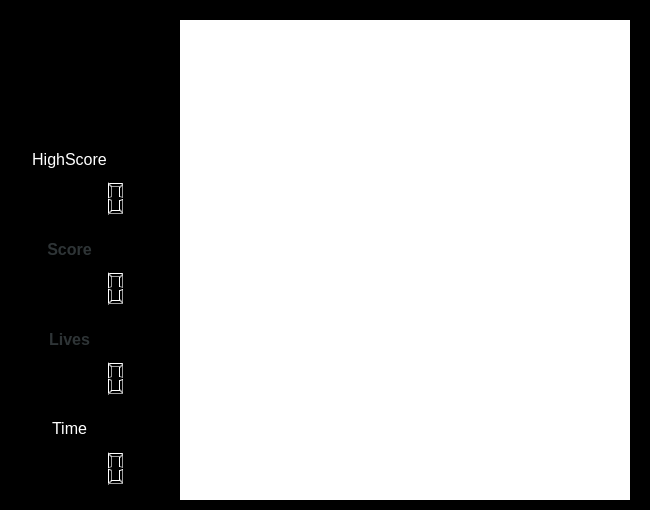
<?xml version="1.0" encoding="UTF-8"?>
<ui version="4.0">
 <class>Pacmanwindow</class>
 <widget class="QDialog" name="Pacmanwindow">
  <property name="geometry">
   <rect>
    <x>0</x>
    <y>0</y>
    <width>650</width>
    <height>510</height>
   </rect>
  </property>
  <property name="minimumSize">
   <size>
    <width>650</width>
    <height>510</height>
   </size>
  </property>
  <property name="maximumSize">
   <size>
    <width>650</width>
    <height>510</height>
   </size>
  </property>
  <property name="palette">
   <palette>
    <active>
     <colorrole role="Base">
      <brush brushstyle="SolidPattern">
       <color alpha="255">
        <red>255</red>
        <green>255</green>
        <blue>255</blue>
       </color>
      </brush>
     </colorrole>
     <colorrole role="Window">
      <brush brushstyle="SolidPattern">
       <color alpha="255">
        <red>0</red>
        <green>0</green>
        <blue>0</blue>
       </color>
      </brush>
     </colorrole>
    </active>
    <inactive>
     <colorrole role="Base">
      <brush brushstyle="SolidPattern">
       <color alpha="255">
        <red>255</red>
        <green>255</green>
        <blue>255</blue>
       </color>
      </brush>
     </colorrole>
     <colorrole role="Window">
      <brush brushstyle="SolidPattern">
       <color alpha="255">
        <red>0</red>
        <green>0</green>
        <blue>0</blue>
       </color>
      </brush>
     </colorrole>
    </inactive>
    <disabled>
     <colorrole role="Base">
      <brush brushstyle="SolidPattern">
       <color alpha="255">
        <red>0</red>
        <green>0</green>
        <blue>0</blue>
       </color>
      </brush>
     </colorrole>
     <colorrole role="Window">
      <brush brushstyle="SolidPattern">
       <color alpha="255">
        <red>0</red>
        <green>0</green>
        <blue>0</blue>
       </color>
      </brush>
     </colorrole>
    </disabled>
   </palette>
  </property>
  <property name="windowTitle">
   <string notr="true"/>
  </property>
  <property name="autoFillBackground">
   <bool>true</bool>
  </property>
  <property name="sizeGripEnabled">
   <bool>false</bool>
  </property>
  <property name="modal">
   <bool>false</bool>
  </property>
  <widget class="QGraphicsView" name="graphicsView">
   <property name="geometry">
    <rect>
     <x>180</x>
     <y>20</y>
     <width>450</width>
     <height>480</height>
    </rect>
   </property>
   <property name="minimumSize">
    <size>
     <width>450</width>
     <height>480</height>
    </size>
   </property>
   <property name="maximumSize">
    <size>
     <width>640</width>
     <height>480</height>
    </size>
   </property>
   <property name="frameShape">
    <enum>QFrame::NoFrame</enum>
   </property>
   <property name="frameShadow">
    <enum>QFrame::Plain</enum>
   </property>
   <property name="verticalScrollBarPolicy">
    <enum>Qt::ScrollBarAlwaysOff</enum>
   </property>
   <property name="horizontalScrollBarPolicy">
    <enum>Qt::ScrollBarAlwaysOff</enum>
   </property>
   <property name="backgroundBrush">
    <brush brushstyle="SolidPattern">
     <color alpha="255">
      <red>0</red>
      <green>0</green>
      <blue>0</blue>
     </color>
    </brush>
   </property>
  </widget>
  <widget class="QLabel" name="label_8">
   <property name="geometry">
    <rect>
     <x>0</x>
     <y>410</y>
     <width>139</width>
     <height>37</height>
    </rect>
   </property>
   <property name="palette">
    <palette>
     <active>
      <colorrole role="WindowText">
       <brush brushstyle="SolidPattern">
        <color alpha="255">
         <red>255</red>
         <green>255</green>
         <blue>255</blue>
        </color>
       </brush>
      </colorrole>
     </active>
     <inactive>
      <colorrole role="WindowText">
       <brush brushstyle="SolidPattern">
        <color alpha="255">
         <red>255</red>
         <green>255</green>
         <blue>255</blue>
        </color>
       </brush>
      </colorrole>
     </inactive>
     <disabled>
      <colorrole role="WindowText">
       <brush brushstyle="SolidPattern">
        <color alpha="255">
         <red>127</red>
         <green>127</green>
         <blue>127</blue>
        </color>
       </brush>
      </colorrole>
     </disabled>
    </palette>
   </property>
   <property name="font">
    <font>
     <pointsize>14</pointsize>
     <weight>75</weight>
     <bold>true</bold>
    </font>
   </property>
   <property name="text">
    <string>&lt;html&gt;&lt;head/&gt;&lt;body&gt;&lt;p align=&quot;center&quot;&gt;&lt;span style=&quot; font-size:12pt; font-weight:400;&quot;&gt;Time&lt;/span&gt;&lt;/p&gt;&lt;/body&gt;&lt;/html&gt;</string>
   </property>
   <property name="alignment">
    <set>Qt::AlignCenter</set>
   </property>
  </widget>
  <widget class="QLCDNumber" name="livesLcdNumber_2">
   <property name="geometry">
    <rect>
     <x>10</x>
     <y>360</y>
     <width>139</width>
     <height>36</height>
    </rect>
   </property>
   <property name="frameShape">
    <enum>QFrame::NoFrame</enum>
   </property>
   <property name="segmentStyle">
    <enum>QLCDNumber::Outline</enum>
   </property>
  </widget>
  <widget class="QLabel" name="label_7">
   <property name="geometry">
    <rect>
     <x>0</x>
     <y>300</y>
     <width>139</width>
     <height>79</height>
    </rect>
   </property>
   <property name="palette">
    <palette>
     <active>
      <colorrole role="WindowText">
       <brush brushstyle="SolidPattern">
        <color alpha="255">
         <red>255</red>
         <green>255</green>
         <blue>255</blue>
        </color>
       </brush>
      </colorrole>
     </active>
     <inactive>
      <colorrole role="WindowText">
       <brush brushstyle="SolidPattern">
        <color alpha="255">
         <red>255</red>
         <green>255</green>
         <blue>255</blue>
        </color>
       </brush>
      </colorrole>
     </inactive>
     <disabled>
      <colorrole role="WindowText">
       <brush brushstyle="SolidPattern">
        <color alpha="255">
         <red>127</red>
         <green>127</green>
         <blue>127</blue>
        </color>
       </brush>
      </colorrole>
     </disabled>
    </palette>
   </property>
   <property name="font">
    <font>
     <pointsize>14</pointsize>
     <weight>75</weight>
     <bold>true</bold>
    </font>
   </property>
   <property name="toolTip">
    <string>&lt;!DOCTYPE HTML PUBLIC &quot;-//W3C//DTD HTML 4.0//EN&quot; &quot;http://www.w3.org/TR/REC-html40/strict.dtd&quot;&gt;
&lt;html&gt;&lt;head&gt;&lt;meta name=&quot;qrichtext&quot; content=&quot;1&quot; /&gt;&lt;style type=&quot;text/css&quot;&gt;
p, li { white-space: pre-wrap; }
&lt;/style&gt;&lt;/head&gt;&lt;body style=&quot; font-family:'Ubuntu'; font-size:14pt; font-weight:600; font-style:normal;&quot;&gt;
&lt;p style=&quot;-qt-paragraph-type:empty; margin-top:0px; margin-bottom:0px; margin-left:0px; margin-right:0px; -qt-block-indent:0; text-indent:0px;&quot;&gt;&lt;br /&gt;&lt;/p&gt;&lt;/body&gt;&lt;/html&gt;</string>
   </property>
   <property name="text">
    <string>&lt;html&gt;&lt;head/&gt;&lt;body&gt;&lt;p align=&quot;center&quot;&gt;&lt;span style=&quot; font-size:12pt; color:#2e3436;&quot;&gt;Lives&lt;/span&gt;&lt;/p&gt;&lt;/body&gt;&lt;/html&gt;</string>
   </property>
   <property name="alignment">
    <set>Qt::AlignCenter</set>
   </property>
  </widget>
  <widget class="QLCDNumber" name="scoreLcdNumber_2">
   <property name="geometry">
    <rect>
     <x>10</x>
     <y>270</y>
     <width>139</width>
     <height>36</height>
    </rect>
   </property>
   <property name="frameShape">
    <enum>QFrame::NoFrame</enum>
   </property>
   <property name="smallDecimalPoint">
    <bool>false</bool>
   </property>
   <property name="digitCount">
    <number>5</number>
   </property>
   <property name="segmentStyle">
    <enum>QLCDNumber::Outline</enum>
   </property>
  </widget>
  <widget class="QLabel" name="scoreLabel">
   <property name="geometry">
    <rect>
     <x>0</x>
     <y>210</y>
     <width>139</width>
     <height>79</height>
    </rect>
   </property>
   <property name="palette">
    <palette>
     <active>
      <colorrole role="WindowText">
       <brush brushstyle="SolidPattern">
        <color alpha="255">
         <red>255</red>
         <green>255</green>
         <blue>255</blue>
        </color>
       </brush>
      </colorrole>
     </active>
     <inactive>
      <colorrole role="WindowText">
       <brush brushstyle="SolidPattern">
        <color alpha="255">
         <red>255</red>
         <green>255</green>
         <blue>255</blue>
        </color>
       </brush>
      </colorrole>
     </inactive>
     <disabled>
      <colorrole role="WindowText">
       <brush brushstyle="SolidPattern">
        <color alpha="255">
         <red>127</red>
         <green>127</green>
         <blue>127</blue>
        </color>
       </brush>
      </colorrole>
     </disabled>
    </palette>
   </property>
   <property name="font">
    <font>
     <pointsize>14</pointsize>
     <weight>75</weight>
     <bold>true</bold>
    </font>
   </property>
   <property name="toolTip">
    <string>&lt;html&gt;&lt;head/&gt;&lt;body&gt;&lt;p&gt;shamisa&lt;/p&gt;&lt;/body&gt;&lt;/html&gt;</string>
   </property>
   <property name="lineWidth">
    <number>0</number>
   </property>
   <property name="text">
    <string>&lt;html&gt;&lt;head/&gt;&lt;body&gt;&lt;p align=&quot;center&quot;&gt;&lt;span style=&quot; font-size:12pt; color:#2e3436;&quot;&gt;Score&lt;/span&gt;&lt;/p&gt;&lt;/body&gt;&lt;/html&gt;</string>
   </property>
   <property name="alignment">
    <set>Qt::AlignCenter</set>
   </property>
  </widget>
  <widget class="QLCDNumber" name="highScroreLcdNumber_2">
   <property name="geometry">
    <rect>
     <x>10</x>
     <y>180</y>
     <width>139</width>
     <height>36</height>
    </rect>
   </property>
   <property name="frameShape">
    <enum>QFrame::NoFrame</enum>
   </property>
   <property name="frameShadow">
    <enum>QFrame::Plain</enum>
   </property>
   <property name="digitCount">
    <number>5</number>
   </property>
   <property name="segmentStyle">
    <enum>QLCDNumber::Outline</enum>
   </property>
  </widget>
  <widget class="QLabel" name="label_6">
   <property name="geometry">
    <rect>
     <x>0</x>
     <y>120</y>
     <width>139</width>
     <height>79</height>
    </rect>
   </property>
   <property name="palette">
    <palette>
     <active>
      <colorrole role="WindowText">
       <brush brushstyle="SolidPattern">
        <color alpha="255">
         <red>255</red>
         <green>255</green>
         <blue>255</blue>
        </color>
       </brush>
      </colorrole>
     </active>
     <inactive>
      <colorrole role="WindowText">
       <brush brushstyle="SolidPattern">
        <color alpha="255">
         <red>255</red>
         <green>255</green>
         <blue>255</blue>
        </color>
       </brush>
      </colorrole>
     </inactive>
     <disabled>
      <colorrole role="WindowText">
       <brush brushstyle="SolidPattern">
        <color alpha="255">
         <red>127</red>
         <green>127</green>
         <blue>127</blue>
        </color>
       </brush>
      </colorrole>
     </disabled>
    </palette>
   </property>
   <property name="font">
    <font>
     <pointsize>14</pointsize>
     <weight>75</weight>
     <italic>false</italic>
     <bold>true</bold>
     <underline>false</underline>
    </font>
   </property>
   <property name="text">
    <string>&lt;html&gt;&lt;head/&gt;&lt;body&gt;&lt;p align=&quot;center&quot;&gt;&lt;span style=&quot; font-size:12pt; font-weight:400;&quot;&gt;HighScore&lt;/span&gt;&lt;/p&gt;&lt;/body&gt;&lt;/html&gt;</string>
   </property>
   <property name="textFormat">
    <enum>Qt::AutoText</enum>
   </property>
   <property name="alignment">
    <set>Qt::AlignCenter</set>
   </property>
  </widget>
  <widget class="QLCDNumber" name="timeLcdNumber_2">
   <property name="geometry">
    <rect>
     <x>10</x>
     <y>450</y>
     <width>139</width>
     <height>36</height>
    </rect>
   </property>
   <property name="frameShape">
    <enum>QFrame::NoFrame</enum>
   </property>
   <property name="smallDecimalPoint">
    <bool>false</bool>
   </property>
   <property name="digitCount">
    <number>5</number>
   </property>
   <property name="segmentStyle">
    <enum>QLCDNumber::Outline</enum>
   </property>
  </widget>
 </widget>
 <resources/>
 <connections/>
</ui>
